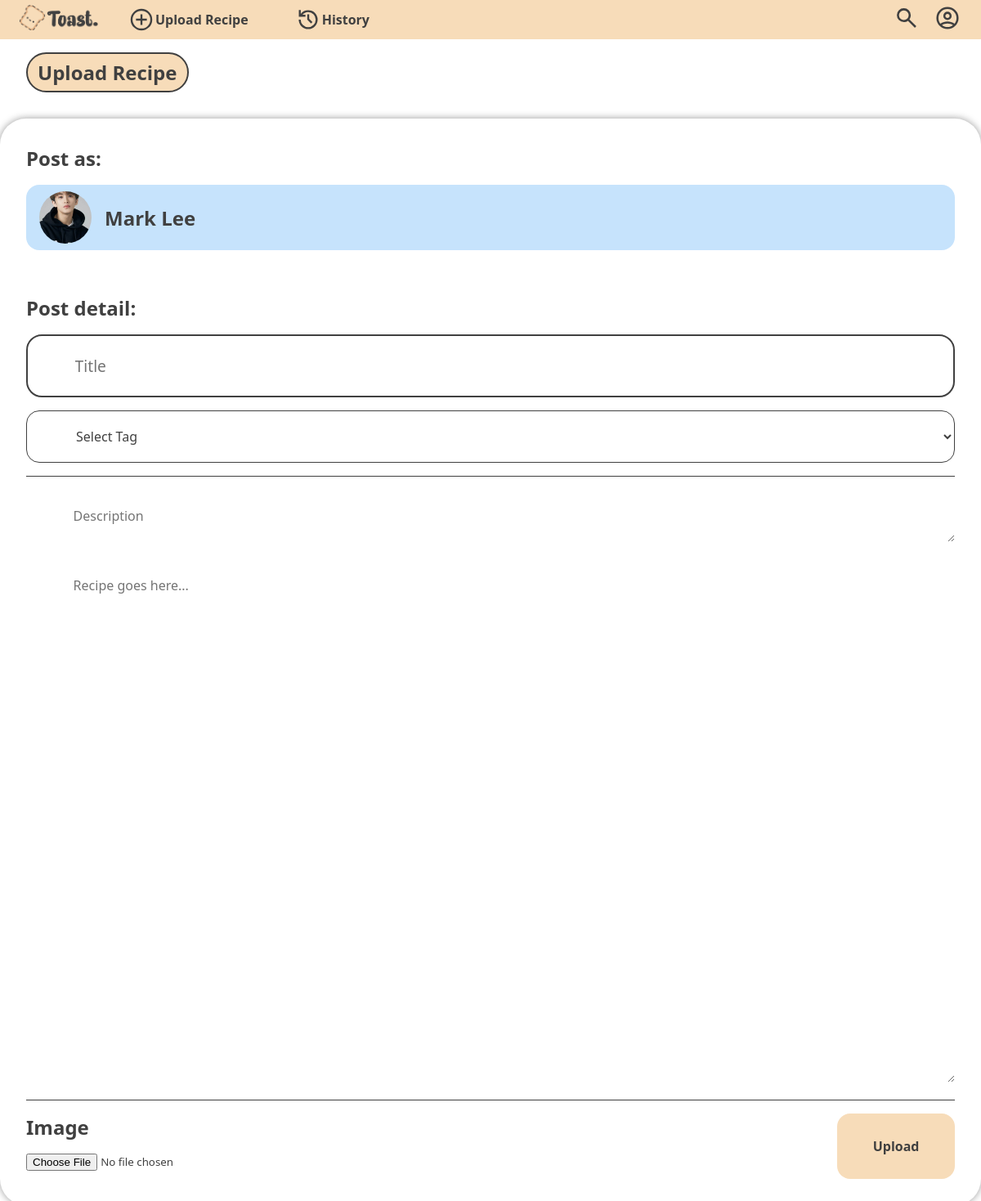
The app's page /page/create.php (signed in) with its own data.
### tables this page shows
CREATE TABLE `profile` (
  `Profile_ID` int(11) NOT NULL,
  `Profile_Name` varchar(255) DEFAULT NULL,
  `Profile_Email` varchar(255) NOT NULL,
  `Profile_Desc` text DEFAULT NULL,
  `Profile_Password` varchar(255) NOT NULL,
  `Profile_Image_Path` text DEFAULT NULL
);

### page/create.php (the view, shortened to what this page needs)
<?php
require '../php/db_connection.php';
$queryProfile = "SELECT * FROM Profile WHERE Profile_ID = $_SESSION[id]";
$resultProfile = mysqli_query($connection, $queryProfile);
if ($resultProfile && mysqli_num_rows($resultProfile) > 0) {
    $rowProfile = mysqli_fetch_assoc($resultProfile);
    $profileName = htmlspecialchars($rowProfile['Profile_Name']);
    $profileImage = $rowProfile['Profile_Image_Path'];
}
?>
<link rel="stylesheet" href="../css/create.css">
<div class="sectionControlled">
    <div class="sectionControlledHeader">
        <div class="headerContainer"><h2>Upload Recipe</h2></div>
    </div>
</div>
<div class="sectionControlled">
    <form action="create.php" method="POST" enctype="multipart/form-data">
        <h2>Post as:</h2>
        <a class="postProfile" href="#">
            <img src="<?php echo $profileImage; ?>" alt="profile image" class="postProfileImage">
            <div class="profileDetail">
                <h2 class="profileName"><?php echo $profileName; ?></h2>
            </div>
        </a>
        <br>
        <h2>Post detail:</h2>
        <div class="createTitle">
            <input class="titleInput" type="text" name="title" placeholder="Title">
        </div>
        <div class="createTag">
            <select class="tagInput" name="tagId" id="tagInput">
                <option value="">Select Tag</option>
            </select>
        </div>
        <hr height="1px" width="100%" color="#404040" size="1px" border-radius="5px" />
        <div class="createDesc">
            <textarea class="descInput" name="description" placeholder="Description"></textarea>
        </div>
        <div class="createRecipe">
            <textarea class="recipeInput" name="recipe" placeholder="Recipe goes here..."></textarea>
        </div>
        <hr height="1px" width="100%" color="#404040" size="1px" border-radius="5px" />
        <div class="createFooter">
            <div class="createImage">
                <h2>Image</h2>
                <input class="imageInput" type="file" name="image">
            </div>
            <input class="submitButton" type="submit" name="create" value="Upload">
        </div>
    </form>
</div>
<?php
include '../layout/Layout.php';
?>

### css/default.css (style rules this page uses)
:root { --background-default: #ffffff; --background-light: #fff5e7; --clr-dark: #404040; --clr-primary: #f7dcb9; --clr-primary-darken: #f5d2a4; }
* { margin: 0; padding: 0; list-style-type: none; text-decoration: none; font-family: system-ui, -apple-system, BlinkMacSystemFont, 'Segoe UI', Roboto, Oxygen, Ubuntu, Cantarell, 'Open Sans', 'Helvetica Neue', sans-serif; color: var(--clr-dark); box-sizing: border-box; }
html, body { min-height: 100vh; max-width: 100vw; }
h2 { font-size: 1.5rem; }

### css/create.css (style rules this page uses)
.sectionControlled { margin-bottom: 2rem; display: flex; flex-direction: column; }
.sectionControlled form { display: flex; flex-direction: column; gap: 1em; padding: 2em 2em; width: 100%; box-shadow: 0px 0px 10px rgba(0, 0, 0, 0.4); border-radius: 2em; }
.headerContainer { display: flex; justify-content: flex-start; padding: 0 2em; }
.headerContainer h2 { padding: 0.25em 0.5em; background-color: var(--clr-primary); border-style: solid; border-width: 2px; border-color: var(--clr-dark); border-radius: 50px; }
.postProfile { position: relative; display: flex; flex-direction: row; align-items: center; justify-content: flex-start; width: 100%; height: 100%; gap: 1em; border-radius: 1em; padding: 0.5em 1em; background-color: rgb(198, 227, 252); transition: all ease 0.3s; }
.postProfileImage { width: 4em; height: 4em; border-radius: 50%; object-fit: cover; }
.profileDetail { display: flex; flex-direction: column; gap: 0.5em; }
.createFooter { display: flex; justify-content: space-between; }
.titleInput { height: 4em; width: 100%; padding: 0.5em 3em; border-radius: 1em; border-color: var(--clr-dark); border-style: solid; font-size: 1.2rem; }
.tagInput { height: 4em; width: 100%; padding: 0.5em 3.5em; background-color: var(--background--default); border-radius: 1em; border-color: var(--clr-dark); border-style: solid; font-size: 1em; }
.tagInput option { font-size: 1rem; padding: 0.5em 0.5em; border-radius: 1em; border-color: var(--clr-dark); border-style: solid; background-color: var(--background--default); }
.descInput { height: 4em; width: 100%; padding: 1.3em 3.6em; border-radius: 1em; border-color: var(--clr-dark); border-style: none; font-size: 1rem; }
.recipeInput { height: 4em; width: 100%; height: 40em; padding: 1.3em 3.6em; border-radius: 1em; border-color: var(--clr-dark); border-style: none; font-size: 1rem; }
.submitButton { background-color: var(--clr-primary); color: var(--clr-dark); border-style: none; border-radius: 1em; padding: 0.5em 1em; font-size: 1rem; font-weight: bold; cursor: pointer; height: 5em; width: 10em; }
.createImage { display: flex; flex-direction: column; width: 100%; height: 100%; gap: 1em; }

### records on screen
profile: Profile_Image_Path (picture), Profile_Name "Mark Lee"
